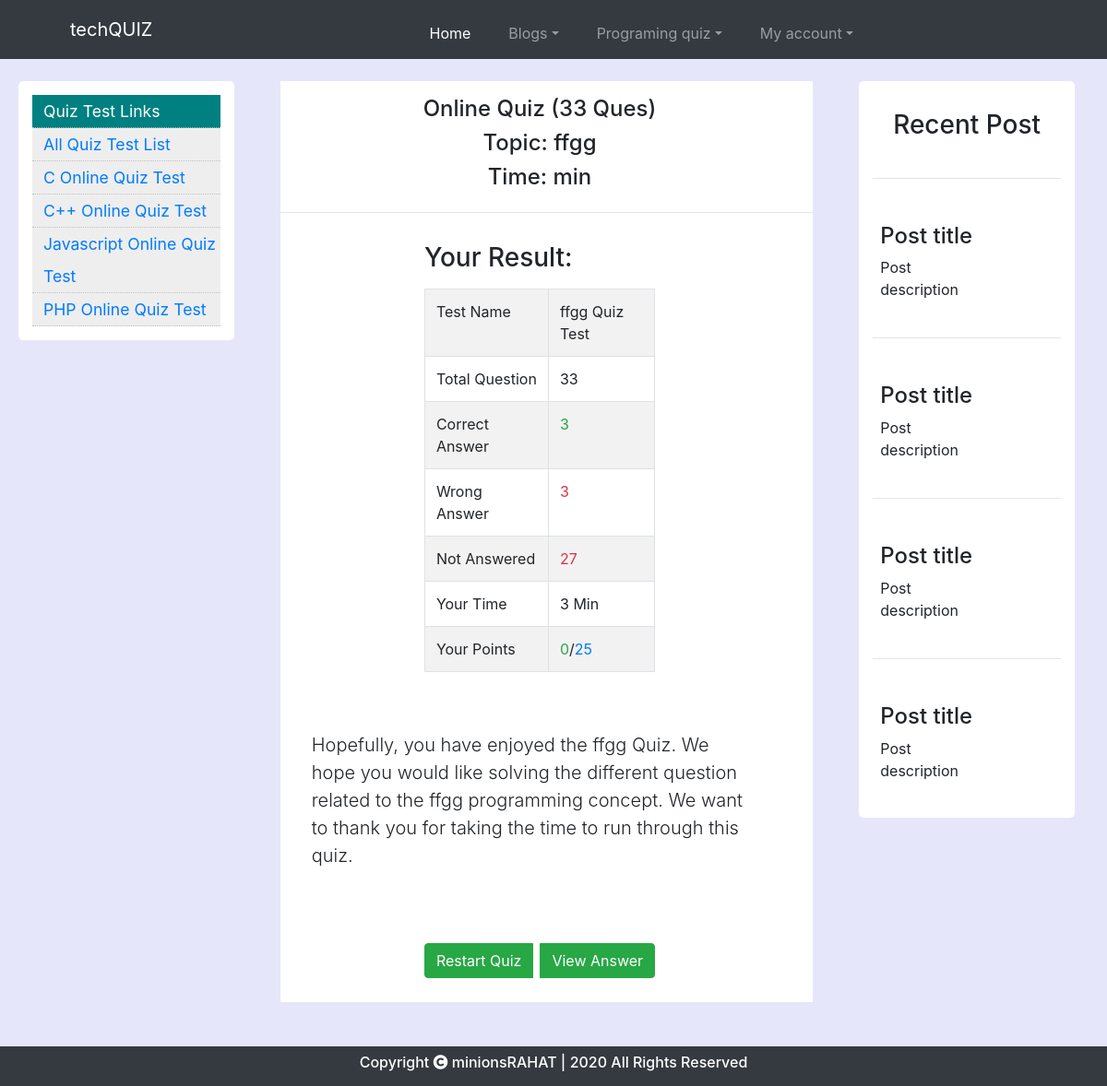
The page /scripts/result.php?result_id=1 (signed in) on the database its author committed.
### tables this page shows
CREATE TABLE `results` (
  `result_id` int(11) NOT NULL,
  `cat_name` varchar(255) NOT NULL,
  `cat_id` int(11) NOT NULL,
  `total_ques` int(11) NOT NULL,
  `right_ans` int(11) NOT NULL,
  `wrong_ans` int(11) NOT NULL,
  `u_id` int(11) NOT NULL,
  `time` float NOT NULL,
  `date` timestamp NOT NULL DEFAULT current_timestamp(),
  `points` int(11) NOT NULL
);

### scripts/result.php (the view, shortened to what this page needs)
<!doctype html>
<html lang="en">
<head>
    <link rel="stylesheet" href="style1.css">
    <link rel="stylesheet" href="https://use.fontawesome.com/releases/v5.1.1/css/all.css"
>
    <link rel="stylesheet" href="https://stackpath.bootstrapcdn.com/bootstrap/4.3.1/css/bootstrap.min.css"
>
    </head>
<body>
 <?php include_once('mql_connection.php');
if(isset($_GET['result_id']))
{
    $result_id=$_GET['result_id'];
    $sql="SELECT * FROM `results` WHERE result_id='$result_id'";
    $result=$con->query($sql);
    $row=mysqli_fetch_array($result);
    $total=$row['total_ques'];
    $ans=$row['right_ans'];
    $wrans=$row['wrong_ans'];
    $points=$row['points'];
}
?>
    <?php include('header.php') ?>
    <section>
        <div class="row mt-4">
            <div class="col-lg-3 col-md-12 col-12 left-col">
            <div class="left-div">
                    <div class="left-col-ul mx-auto">
                        <li class="left_col_title">Quiz Test Links</li>
                        <li><a href="/Online%20Quiz%20System/scripts/all_test.php">All Quiz Test List</a></li>
                        <li><a href="/Online%20Quiz%20System/scripts/indi_quiz_test.php?cat_id=5">C Online Quiz Test</a></li>
                        <li><a href="/Online%20Quiz%20System/scripts/indi_quiz_test.php?cat_id=4">C++ Online Quiz Test</a></li>
                        <li><a href="/Online%20Quiz%20System/scripts/indi_quiz_test.php?cat_id=3">Javascript Online Quiz Test</a></li>
                        <li><a href="/Online%20Quiz%20System/scripts/indi_quiz_test.php?cat_id=2">PHP Online Quiz Test</a></li>
                    </div>
                </div>
            </div>
            <div class="col-lg-6 col-md-12 center-col col-12">
                <div class="center-div">
                    <div class="row pt-3">
                        <div class="col-6 mx-auto text-center">
                            <h4>Online Quiz (<?php echo $total ?> Ques)</h4>
                            <h4>Topic: <span><?php echo $row['cat_name'] ?></span></h4>
                            <h4>Time:  min</h4>
                        </div>
                    </div>
                    <div>
                        <hr>
                    </div>
                    <div class="row p-3">
                        <div class="col-6 mx-auto ">
                            <h3 class="mb-3">Your Result:</h3>
                            <table class="table table-striped table-bordered">
                                <tbody>
                                    <tr>
                                        <td scope="row">Test Name</td>
                                        <td><span><?php echo $row['cat_name'] ?></span> Quiz Test</td>
                                    </tr>
                                    <tr>
                                        <td scope="row">Total Question</td>
                                        <td><?php echo $total ?></td>
                                    </tr>
                                    <tr>
                                        <td scope="row">Correct Answer</td>
                                        <td class="text-success"><?php echo $ans  ?></td>
                                    </tr>
                                    <tr>
                                        <td scope="row">Wrong Answer</td>
                                        <td class="text-danger"><?php echo $wrans  ?></td>
                                    </tr>
                                    <tr>
                                        <td scope="row">Not Answered</td>
                                        <td class="text-danger"><?php echo ($total-($wrans+$ans )); ?></td>
                                    </tr>
                                    <tr>
                                        <td scope="row">Your Time</td>
                                        <td><?php echo $row['time'] ?> Min</td>
                                    </tr>
                                    <tr>
                                        <td scope="row">Your Points</td>
                                        <td><span class="text-success"><?php echo $points ?></span>/<span class="text-primary">25</span></td>
                                    </tr>
                                </tbody>
                            </table>
                        </div>
                        <div class="row p-5">
                            <p class="lead">Hopefully, you have enjoyed the <?php echo $row['cat_name'] ?> Quiz. We hope you would like solving the
                                different question related to the <?php echo $row['cat_name'] ?> programming concept. We want to thank you for taking
                                the time to run through this quiz.</p>
                        </div>
                    </div>
                    <div class="row pb-3">
                            <div class="mx-auto">
                                <div class="btn-group" role="group" aria-label="">
                                    <a href="/Online%20Quiz%20System/scripts/quiz.php?cat_id=<?php echo $row['cat_id'] ?>&limit=<?php echo $total?>" class="btn btn-success ">Restart Quiz</a>
                                    <div class="p-1"></div>
                                    <a href="/Online%20Quiz%20System/scripts/view_answer.php" class="btn btn-success">View Answer</a>
                                </div>
                            </div>
                     </div>
                </div>
            </div>
            <div class="col-lg-3 col-md-12 col-12 right-col">
            <div class="right-div">
                    <div class="heading text-center p-3">
                        <h3>Recent Post</h3>
                    </div>
                    <hr>
                    <div class="row p-2">
                        <div class="col-12">
                        </div>
                        <div class="col-lg-8 col-md-8">
                            <h4>Post title</h4>
                            <p>Post description</p>
                        </div>
                    </div>
                    <hr>
                    <div class="row p-2">
                        <div class="col-12">
                        </div>
                        <div class="col-lg-8 col-md-8">
                            <h4>Post title</h4>
                            <p>Post description</p>
                        </div>
                    </div>
                    <hr>
                    <div class="row p-2">
                        <div class="col-12">
                        </div>
                        <div class="col-lg-8 col-md-8">
                            <h4>Post title</h4>
                            <p>Post description</p>
                        </div>
                    </div>
                    <hr>
                    <div class="row p-2">
                        <div class="col-12">
                        </div>
                        <div class="col-lg-8 col-md-8">
                            <h4>Post title</h4>
                            <p>Post description</p>
                        </div>
                    </div>
                </div>
            </div>
        </div>
    </section>
<footer class="bg-dark text-white mt-5">
   <div class="container p-2">
       <h6 class="text-center">Copyright <i class="fa fa-copyright" aria-hidden="true"></i> <span>minionsRAHAT</span> | 2020 All Rights Reserved</h6>
   </div>
</footer>
</body>
</html>

### scripts/style1.css (style rules this page uses)
body { margin: 0; padding: 0; background: rgb(230,230,250)!important; }
section { min-height: 100vh; }
section .row { margin-right: 0; }
section .left-col .left-div { margin:0 20px; background-color: white; padding: 15px; border-radius: 5px; }
section .left-col li { background-color: #eee; padding-left: 12px; list-style-type: none; line-height: 35px; border-bottom: 1px dotted silver; font-size: 110%; }
section .right-col .right-div { background-color: white; margin:0 20px; background-color: white; padding: 15px; border-radius: 5px; }
section .center-col .center-div { background-color: white; }
section .center-col .center-div .btn-group { margin-bottom: 10px; }
.left_col_title,.left_col_main_topic { background-color:#008080!important; color: white; }

### scripts/result.php (style rules this page uses)
footer { left: 0!important; bottom: 0!important; width: 100%!important; background-color: red; color: white; text-align: center!important; margin-bottom: 0!important; }

### rows shown on the page
results: total_ques "33", cat_name "ffgg", right_ans "3", wrong_ans "3", $total-($wrans+$ans ) "27", time "3", points "0"
